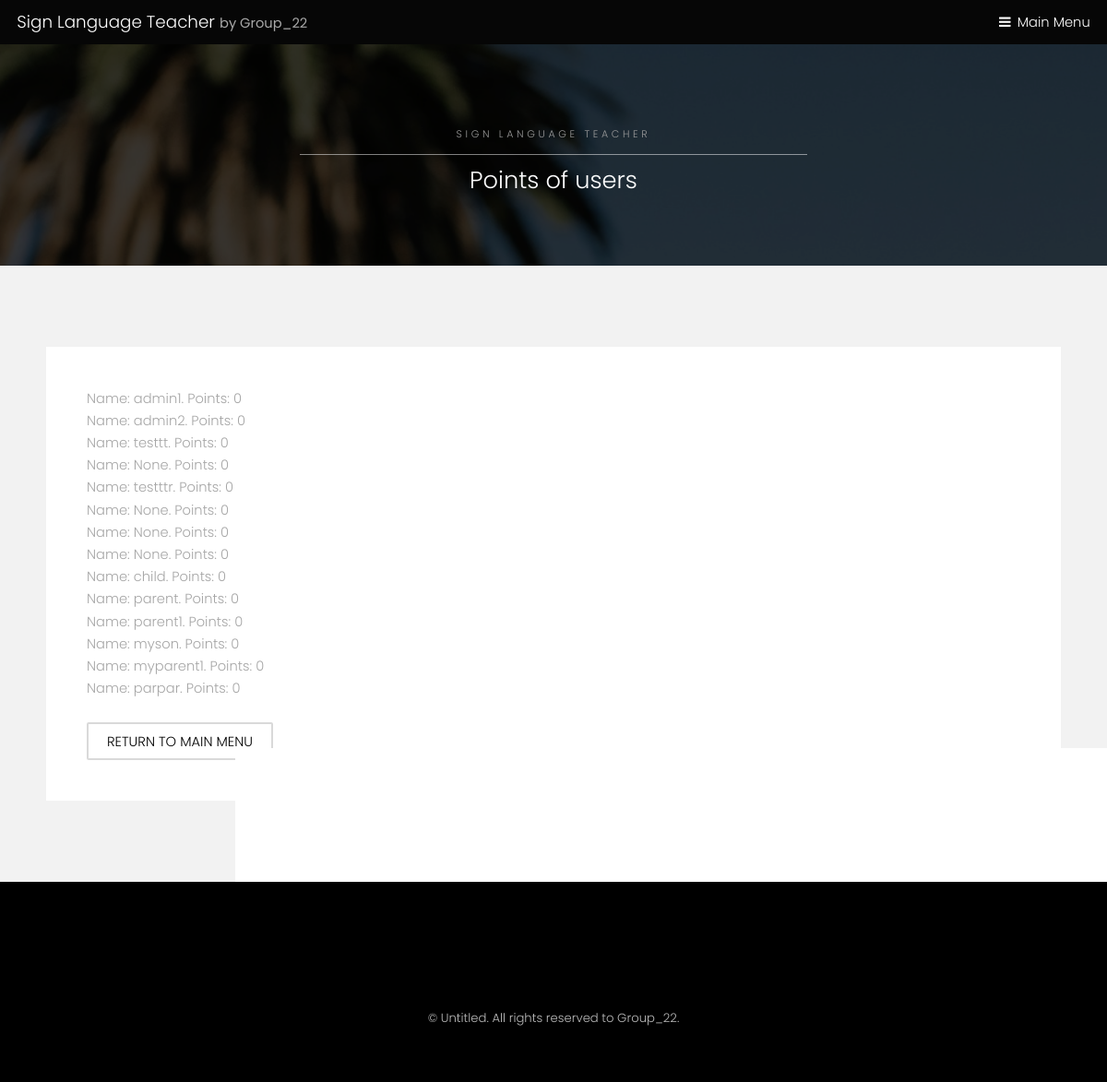
The page /sign-language-teacher/points-users/ on the database its author committed.
### registration/models.py (models this page shows, shortened)
class UserProfile(models.Model):
    TYPES = (('parent', 'parent'), ('student', 'student'))
    user = models.OneToOneField(User, related_name='profile', on_delete=models.CASCADE, blank=True, null=True)
    son = models.ForeignKey(User, on_delete=models.SET_NULL, blank=True, null=True, related_name='son')
    address = models.CharField(max_length=100, default='')
    age = models.IntegerField(default=0)
    points = models.IntegerField(default=0)
    type = models.CharField(max_length=10, choices=TYPES, default='student')
    is_admin = models.BooleanField(default=False)
    suspention_time = models.DateTimeField(default=timezone.now())
    total_minutes = models.FloatField(default=0)
    last_login = models.DateTimeField(default=datetime(2000, 1, 1))
    rank = models.IntegerField(default=0)
    level = models.IntegerField(default=1)

### registration/views.py (the view)
# urls.py: path('points-users/', views.points_users, name='points-users'),
def points_users(request):
    user = request.user
    user_profile = UserProfile.objects.all()
    return render(request, 'registration/points-users.html', {'user': user, 'user_profile': user_profile})

### registration/templates/registration/points-users.html
{% extends 'registration/SubPage.html' %}
{% block title %}
    <h2>Points of users</h2>
{% endblock %}
{% block data %}
{% for i in user_profile %}
Name: {{i.user }}.   Points: {{ i.points }}<br>
{% endfor %}<br>
<a href="{% url 'registration:index' %}"class="button alt">Return to main menu</a><br>
{% endblock %}

### registration/static/registration/sitestyle/assets/css/main.css (style rules this page uses)
html, body, div, span, applet, object, iframe, h1, h2, h3, h4, h5, h6, p, blockquote, pre, a, abbr, acronym, address, big, cite, code, del, dfn, em, img, ins, kbd, q, s, samp, small, strike, strong, sub, sup, tt, var, b, u, i, center, dl, dt, dd, ol, ul, li, fieldset, form, label, legend, table, caption, tbody, tfoot, thead, tr, th, td, article, aside, canvas, details, embed, figure, figcaption, footer, header, hgroup, menu, nav, output, ruby, section, summary, time, mark, audio, video { margin: 0; padding: 0; border: 0; font-size: 100%; font: inherit; vertical-align: baseline; }
body { line-height: 1; }
body { -webkit-text-size-adjust: none; }
*, *:before, *:after { -moz-box-sizing: border-box; -webkit-box-sizing: border-box; box-sizing: border-box; }
body { -ms-overflow-style: scrollbar; }
body { background: #fff; }
html { font-size: 13pt; }
@media screen and (max-width: 1680px) { html { font-size: 11pt; } }
@media screen and (max-width: 1280px) { html { font-size: 11pt; } }
body { background-color: #fff; color: #444; }
body, input, select, textarea { font-family: "Poppins", sans-serif; font-weight: 300; font-size: 1rem; line-height: 1.65; }
a { text-decoration: underline; }
h1, h2, h3, h4, h5, h6 { font-weight: 300; line-height: 1.5; margin: 0 0 1rem 0; }
h2 { font-size: 1.75rem; }
a { color: #8a4680; }
h1, h2, h3, h4, h5, h6 { color: #555; }
input[type="submit"], input[type="reset"], input[type="button"], button, .button { -moz-appearance: none; -webkit-appearance: none; -ms-appearance: none; appearance: none; -moz-transition: background-color 0.2s ease-in-out, color 0.2s ease-in-out; -webkit-transition: background-color 0.2s ease-in-out, color 0.2s ease-in-out; -ms-transition: background-color 0.2s ease-in-out, color 0.2s ease-in-out; transition: background-color 0.2s ease-in-out, color 0.2s ease-in-out; border-radius: 2px; border: 0; cursor: pointer; display: inline-block; font-weight: 300; height: 2.85rem; line-height: 2.95rem; padding: 0 1.5rem; text-align: center; text-decoration: none; text-transform: uppercase; white-space: nowrap; }
input[type="submit"], input[type="reset"], input[type="button"], button, .button { background-color: #f2f2f2; color: #000 !important; }
input[type="submit"].alt, input[type="reset"].alt, input[type="button"].alt, button.alt, .button.alt { background-color: transparent; box-shadow: inset 0 0 0 2px rgba(144, 144, 144, 0.25); color: #555 !important; }
.wrapper.style2 a { color: #8a4680; }
.wrapper.style2 input[type="submit"], .wrapper.style2 input[type="reset"], .wrapper.style2 input[type="button"], .wrapper.style2 button, .wrapper.style2 .button { background-color: #000; color: #f2f2f2 !important; }
.wrapper.style2 input[type="submit"].alt, .wrapper.style2 input[type="reset"].alt, .wrapper.style2 input[type="button"].alt, .wrapper.style2 button.alt, .wrapper.style2 .button.alt { background-color: transparent; box-shadow: inset 0 0 0 2px rgba(0, 0, 0, 0.15); color: #000 !important; }
.wrapper.style3 h1, .wrapper.style3 h2, .wrapper.style3 h3, .wrapper.style3 h4, .wrapper.style3 h5, .wrapper.style3 h6 { color: #ffffff; }
body.subpage { padding-top: 3.25em; }

### rows shown on the page
UserProfile: user "admin1", points "0"
UserProfile: user "admin2", points "0"
UserProfile: user "testtt", points "0"
UserProfile: user "None", points "0"
UserProfile: user "testttr", points "0"
UserProfile: user "None", points "0"
UserProfile: user "None", points "0"
UserProfile: user "None", points "0"
UserProfile: user "child", points "0"
UserProfile: user "parent", points "0"
UserProfile: user "parent1", points "0"
UserProfile: user "myson", points "0"
UserProfile: user "myparent1", points "0"
UserProfile: user "parpar", points "0"
